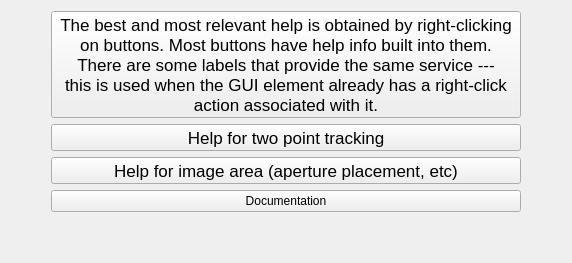
               <widget class="QWidget" name="tab_26">
                <attribute name="title">
                 <string>Help</string>
                </attribute>
                <layout class="QGridLayout" name="gridLayout_26">
                 <item row="0" column="2">
                  <spacer name="horizontalSpacer_86">
                   <property name="orientation">
                    <enum>Qt::Horizontal</enum>
                   </property>
                   <property name="sizeHint" stdset="0">
                    <size>
                     <width>40</width>
                     <height>20</height>
                    </size>
                   </property>
                  </spacer>
                 </item>
                 <item row="0" column="0">
                  <spacer name="horizontalSpacer_87">
                   <property name="orientation">
                    <enum>Qt::Horizontal</enum>
                   </property>
                   <property name="sizeHint" stdset="0">
                    <size>
                     <width>40</width>
                     <height>20</height>
                    </size>
                   </property>
                  </spacer>
                 </item>
                 <item row="0" column="1">
                  <layout class="QVBoxLayout" name="verticalLayout_57">
                   <item>
                    <widget class="QToolButton" name="toolButton">
                     <property name="font">
                      <font>
                       <pointsize>13</pointsize>
                      </font>
                     </property>
                     <property name="text">
                      <string>The best and most relevant help is obtained by right-clicking
on buttons. Most buttons have help info built into them.
There are some labels that provide the same service ---
this is used when the GUI element already has a right-click
action associated with it.</string>
                     </property>
                    </widget>
                   </item>
                   <item>
                    <widget class="QToolButton" name="twoPointHelpButton">
                     <property name="sizePolicy">
                      <sizepolicy hsizetype="Minimum" vsizetype="Fixed">
                       <horstretch>0</horstretch>
                       <verstretch>0</verstretch>
                      </sizepolicy>
                     </property>
                     <property name="font">
                      <font>
                       <pointsize>13</pointsize>
                      </font>
                     </property>
                     <property name="toolTip">
                      <string>&lt;html&gt;&lt;head/&gt;&lt;body&gt;&lt;p&gt;Two point tracking is a tool used primarily in conjunction with drift-through videos when there is no other suitable star for tracking other than the target star which will be (hopefully) disappearing somtime during the video.&lt;/p&gt;&lt;p&gt;Two point tracking allows a 'tracking path' to be associated with a yellow aperture by using it to locate a star that is visible at two points in the video sequence and then recording the coordinate/frame values at those two points. &lt;/p&gt;&lt;p&gt;A 'tracking path' is a straight line across an image that is to be followed frame-by-frame by the center of a yellow tracking aperture as the video is analyzed. This can be used to 'follow' an object that disappears completely, particularly useful in the situation where there are no other stars that remain visible enough to provide a separate tracking reference. And, as always, the presence of a yellow aperture locks all apertures into a 'constellation' that moves as a unit.&lt;/p&gt;&lt;p&gt;&lt;span style=&quot; font-weight:600; color:#fc0107;&quot;&gt;Note:&lt;/span&gt; to ease the task of re-positioning the yellow aperture as you advance to later frames, jogging on newly added apertures is automatically enabled.&lt;/p&gt;&lt;p&gt;To define a 'tracking path', use a &lt;span style=&quot; font-weight:600; text-decoration: underline;&quot;&gt;single&lt;/span&gt; yellow aperture and position that aperture at a desired point early in the video (it does &lt;span style=&quot; font-weight:600;&quot;&gt;not&lt;/span&gt; have to be frame 0) and do a right-click on the aperture and then left-click on the menu item &lt;span style=&quot; font-weight:600; color:#fc0107;&quot;&gt;Use current position as early track path point&lt;/span&gt;&lt;/p&gt;&lt;p&gt;&lt;span style=&quot; color:#000000;&quot;&gt;To complete the definition of the 'tracking path', position the tracking aperture at a desired point late in the video (it does not have to be the last frame), do a right-click on the aperture and then left-click on the menu item &lt;/span&gt;&lt;span style=&quot; font-weight:600; color:#fc0107;&quot;&gt;Use current position as late track path point&lt;/span&gt;&lt;/p&gt;&lt;p&gt;&lt;span style=&quot; font-weight:600; color:#fc0107;&quot;&gt;Note:&lt;/span&gt;&lt;span style=&quot; color:#000000;&quot;&gt; with a 'tracking path' defined, the entire aperture constellation will move in a straight line (defined by the xy and frame number values of the early and late points). While this constellation will not itself follow windshake, stars can continue to 'dance' within the apertures and will be 'followed' by the mask generating routines --- for red apertures, it will look for a bright blob within an 8 pixel radius; for yellow apertures, it will look for the brightest blob anywhere in the aperture. You can always set a very high threshold to force the use of fixed circular masks in apertures where you want to suppress this behavior.&lt;/span&gt;&lt;/p&gt;&lt;p&gt;&lt;span style=&quot; font-weight:600; color:#fc0107;&quot;&gt;Note:&lt;/span&gt;&lt;span style=&quot; color:#000000;&quot;&gt; If you delete the yellow aperture (or add a second one), the current tracking path data will be erased.&lt;/span&gt;&lt;/p&gt;&lt;p&gt;&lt;span style=&quot; font-weight:600; color:#fc0107;&quot;&gt;Note:&lt;/span&gt;&lt;span style=&quot; color:#000000;&quot;&gt; You can overwrite either of the data points at any time.&lt;/span&gt;&lt;/p&gt;&lt;p&gt;&lt;span style=&quot; color:#000000;&quot;&gt;If an aperture group is saved, any tracking path defined will be saved as well.&lt;/span&gt;&lt;/p&gt;&lt;/body&gt;&lt;/html&gt;</string>
                     </property>
                     <property name="text">
                      <string>Help for two point tracking</string>
                     </property>
                    </widget>
                   </item>
                   <item>
                    <widget class="QToolButton" name="transportHelp">
                     <property name="sizePolicy">
                      <sizepolicy hsizetype="Minimum" vsizetype="Fixed">
                       <horstretch>0</horstretch>
                       <verstretch>0</verstretch>
                      </sizepolicy>
                     </property>
                     <property name="font">
                      <font>
                       <pointsize>13</pointsize>
                      </font>
                     </property>
                     <property name="toolTip">
                      <string>&lt;html&gt;&lt;head/&gt;&lt;body&gt;&lt;p&gt;Context menus invoked by the usual mouse right-click are used to place measurement apertures, change their properties, name them, remove them, and control the image view itself.&lt;/p&gt;&lt;p&gt;For controlling the image view itself, a left-click and hold will allow the image to be panned in all directions with subsequent mouse movement.&lt;/p&gt;&lt;p&gt;A right-click and hold allows zooming in the direction of subsequent mouse movement.&lt;/p&gt;&lt;p&gt;A right-click in a region that does not contain a measuring aperture will cause a context menu to appear that has &lt;span style=&quot; font-weight:600; color:#fc0107;&quot;&gt;Add snap-to-blob aperture&lt;/span&gt; and &lt;span style=&quot; font-weight:600; color:#fc0107;&quot;&gt;Add static aperture (no snap)&lt;/span&gt; menu entries. You will almost always be using the 'snap-to-blob' aperture; &lt;span style=&quot; font-weight:600; color:#fc0107;&quot;&gt;Add static aperture (no snap&lt;/span&gt;&lt;span style=&quot; font-weight:600;&quot;&gt;)&lt;/span&gt; is used for placing an aperture exactly where you want it (i.e., no snap). This will most commonly be used for placing a &lt;span style=&quot; font-weight:600; text-decoration: underline;&quot;&gt;white&lt;/span&gt; aperture (see below) and for placing an aperture on a &amp;quot;finder&amp;quot; image.&lt;/p&gt;&lt;p&gt;On this same context menu, there are menu items for controlling aspects of the image view itself; the most used menu item will be &lt;span style=&quot; font-weight:600; color:#fc0107;&quot;&gt;View all&lt;/span&gt;, used after a &lt;span style=&quot; font-weight:600; text-decoration: underline; color:#fc0107;&quot;&gt;scroll wheel zoom&lt;/span&gt; or &lt;span style=&quot; text-decoration: underline; color:#fc0107;&quot;&gt;left-click-drag-for-pan&lt;/span&gt; have been used to adjust the view to return the size and position to the original condition.&lt;/p&gt;&lt;p&gt;A right-click &lt;span style=&quot; font-weight:600; text-decoration: underline;&quot;&gt;inside&lt;/span&gt; a measurement aperture brings up a context menu that allows you to change propertires of the aperture. You will be most concerned with the color of the aperture:&lt;/p&gt;&lt;p&gt;A &lt;span style=&quot; font-weight:600; text-decoration: underline;&quot;&gt;yellow&lt;/span&gt; aperture around a bright star causes that star to be used as a tracking reference. If you select a single star as a tracking reference, translation movements (the image as a whole moves some number of pixels up, down, and sideways) of the star field will be tracked. The aperture constellation as a whole will be translated.&lt;/p&gt;&lt;p&gt;You can add a second yellow aperture (no more than two are allowed) if there a possibility of field rotation as well as field translation. In this case, tracking equations are used that allow for the aperture constellation as a whole to be both rotated and translated in order to follow the star field.&lt;/p&gt;&lt;p&gt;A &lt;span style=&quot; font-weight:600; text-decoration: underline;&quot;&gt;green&lt;/span&gt; aperture is connected to the threshold setting spinner to make it easier to modify threshold settings. That spinner has the longish title: &lt;span style=&quot; color:#fc0107;&quot;&gt;set mskth counts above bkavg&lt;/span&gt;&lt;/p&gt;&lt;p&gt;A &lt;span style=&quot; font-weight:600; text-decoration: underline;&quot;&gt;white&lt;/span&gt; aperture is useful when flash-tags have been recorded in the video. The special thing about a white aperture is that all pixels in the aperture are summed and output as the 'signal' with no background subtraction. Such a signal can be employed by PyOTE to provide an alternative to the timestamp overlay from Video Time Inserters. In addition, a 'white' aperture always stays where placed --- it does not track and is never part of an aperture constellation group.&lt;/p&gt;&lt;p&gt;A &lt;span style=&quot; font-weight:600; text-decoration: underline;&quot;&gt;red&lt;/span&gt; aperture has the special property that it will only form a mask from a blob that is within 8 pixels of the center. This helps keep a nearby bright star from interfering with mask formation.&lt;/p&gt;&lt;p&gt;&lt;span style=&quot; font-weight:600; color:#fc0107;&quot;&gt;Note: &lt;/span&gt;&lt;span style=&quot; font-weight:600; color:#0000ff;&quot;&gt;An aperture is never allowed to extend outside the image boundary. As a result, if an aperture is placed on a star that is close to the image edge and that star subsequently moves closer to the edge, tracking will be lost when the aperture bumps up against edge. In this case, use of a smaller aperture will allow tracking closer to the edge.&lt;/span&gt;&lt;/p&gt;&lt;/body&gt;&lt;/html&gt;</string>
                     </property>
                     <property name="text">
                      <string>Help for image area (aperture placement, etc)</string>
                     </property>
                    </widget>
                   </item>
                   <item>
                    <widget class="QPushButton" name="documentationPushButton">
                     <property name="toolTip">
                      <string>&lt;html&gt;&lt;head/&gt;&lt;body&gt;&lt;p&gt;Clicking on this button will open a pdf file that provides additional documentation beyond that incorporated in the &lt;span style=&quot; font-weight:600; color:#fc0107;&quot;&gt;right-click-for-help&lt;/span&gt; system (which will/should be your first stop for assistance).&lt;/p&gt;&lt;/body&gt;&lt;/html&gt;</string>
                     </property>
                     <property name="text">
                      <string>Documentation</string>
                     </property>
                    </widget>
                   </item>
                  </layout>
                 </item>
                 <item row="1" column="1">
                  <spacer name="verticalSpacer_24">
                   <property name="orientation">
                    <enum>Qt::Vertical</enum>
                   </property>
                   <property name="sizeHint" stdset="0">
                    <size>
                     <width>20</width>
                     <height>40</height>
                    </size>
                   </property>
                  </spacer>
                 </item>
                </layout>
               </widget>
